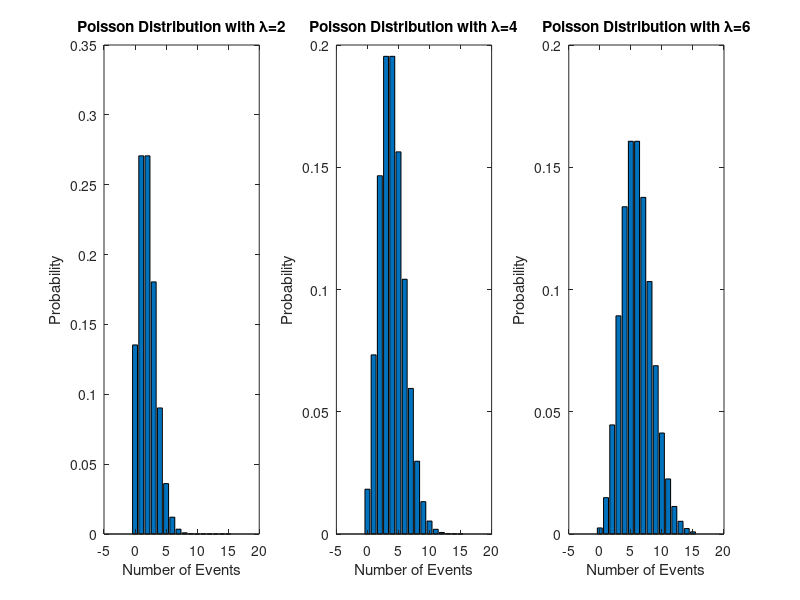

Here is the MATLAB script that generated this plot:
%Parameters
lambda=[2,4,6];%Different mean values
%Generate and plot Poissson distributions
figure;
for i=1:length(lambda)
    x=0:15;
    y=poisspdf(x,lambda(i));
    subplot(1,length(lambda),i);
    bar(x,y);
    title(['Poisson Distribution with \lambda=',num2str(lambda(i))]);
    xlabel('Number of Events');
    ylabel('Probability');
end